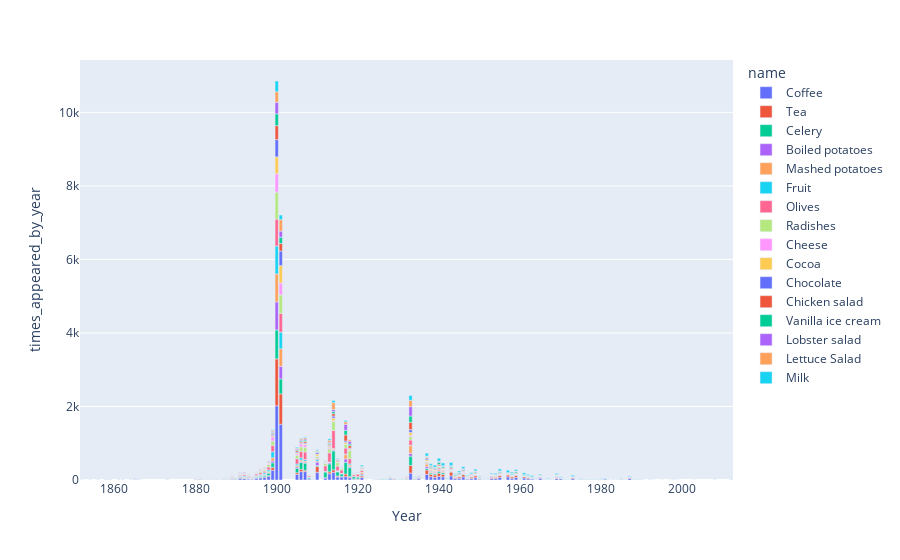

Notebook source saved alongside this figure:
### Code cell
px.bar(df_, x='Year', y='times_appeared_by_year', color='name')

### Figure 1 — Plotly figure (JSON) as saved in the notebook; plotly's stock layout.template omitted (floating-point values rounded to 4 significant figures)
{"data": [{"alignmentgroup": "True", "hovertemplate": "name=Coffee<br>Year=%{x}<br>times_appeared_by_year=%{y}<extra></extra>", "legendgroup": "Coffee", "marker": {"color": "#636efa", "pattern": {"shape": ""}}, "name": "Coffee", "offsetgroup": "Coffee", "orientation": "v", "showlegend": true, "textposition": "auto", "type": "bar", "x": [1900, 1901, 1899, 1907, 1906, 1910, 1914, 1933, 1913, 1937, 1905, 1943, 1898, 1940, 1917, 1938, 1941, 1957, 1946, 1916, 1915, 1897, 1955, 1939, 1959, 1921, 1918, 1949, 1896, 1912, 1961, 1895, 1965, 1891, 1958, 1945, 1948, 1954, 1987, 1969, 1953, 1892, 1973, 1944, 1970, 1962, 1935, 1908, 1963, 1893, 1928, 1981, 1947, 1894, 1919, 1950, 1889, 1920, 1929, 1932, 1952, 1881, 1985, 1887, 1890, 1934, 1975, 1926, 1888, 1951, 1880, 1964, 1960, 1967, 1927, 1942, 1931, 1980, 1974, 1865, 1885, 1925, 1924, 1971, 1976, 1968, 1883, 1986, 1884, 1930, 1882, 1966, 1972, 1988, 1989, 1866, 1990, 1886, 1978, 1983, 1977, 1979, 1909, 1858, 1859, 1862, 2003, 2012, 2008, 1993, 1992, 1998, 1997, 1984, 1982, 1956, 1873, 1856, 1854, 1861, 1864], "xaxis": "x", "y": [2019, 1517, 267, 229, 229, 209, 207, 188, 171, 155, 150, 111, 102, 100, 91, 89, 87, 86, 85, 84, 84, 77, 74, 73, 70, 69, 65, 62, 59, 56, 54, 51, 49, 48, 47, 46, 43, 43, 42, 41, 40, 39, 39, 39, 37, 36, 36, 32, 29, 29, 28, 26, 25, 25, 23, 23, 20, 20, 19, 17, 16, 16, 15, 15, 15, 15, 13, 13, 12, 12, 12, 11, 11, 11, 10, 10, 10, 10, 9, 8, 8, 7, 7, 6, 6, 6, 6, 6, 6, 6, 6, 5, 5, 4, 4, 4, 3, 3, 3, 3, 3, 3, 2, 2, 2, 2, 1, 1, 1, 1, 1, 1, 1, 1, 1, 1, 1, 1, 1, 1, 1], "yaxis": "y"}, {"alignmentgroup": "True", "hovertemplate": "name=Tea<br>Year=%{x}<br>times_appeared_by_year=%{y}<extra></extra>", "legendgroup": "Tea", "marker": {"color": "#EF553B", "pattern": {"shape": ""}}, "name": "Tea", "offsetgroup": "Tea", "orientation": "v", "showlegend": true, "textposition": "auto", "type": "bar", "x": [1900, 1901, 1933, 1910, 1937, 1943, 1940, 1899, 1917, 1914, 1941, 1906, 1939, 1938, 1946, 1955, 1957, 1949, 1913, 1959, 1905, 1958, 1945, 1921, 1948, 1961, 1944, 1954, 1907, 1953, 1973, 1987, 1962, 1918, 1915, 1963, 1970, 1969, 1898, 1950, 1935, 1965, 1947, 1981, 1891, 1896, 1892, 1952, 1964, 1916, 1967, 1985, 1975, 1929, 1895, 1980, 1960, 1897, 1920, 1881, 1912, 1942, 1934, 1928, 1919, 1951, 1931, 1932, 1986, 1889, 1883, 1880, 1893, 1977, 1930, 1988, 1890, 1972, 1976, 1894, 1888, 1968, 1885, 1925, 1966, 1971, 1978, 1927, 1908, 1884, 1990, 1983, 1989, 1974, 1887, 1866, 1979, 2012, 2008, 1992, 1982, 1984, 1956, 1873, 1882, 1858, 1859, 1886, 1924], "xaxis": "x", "y": [1276, 826, 209, 158, 117, 105, 85, 77, 71, 70, 67, 66, 66, 65, 62, 57, 56, 53, 52, 51, 48, 43, 42, 41, 39, 39, 37, 36, 36, 35, 34, 33, 31, 27, 24, 20, 19, 18, 17, 17, 16, 15, 15, 13, 13, 12, 11, 11, 11, 11, 11, 11, 10, 10, 10, 9, 9, 9, 9, 8, 8, 8, 7, 7, 7, 6, 6, 6, 6, 6, 5, 5, 5, 5, 5, 4, 4, 4, 4, 4, 3, 3, 3, 3, 3, 3, 3, 2, 2, 2, 2, 2, 2, 2, 2, 2, 1, 1, 1, 1, 1, 1, 1, 1, 1, 1, 1, 1, 1], "yaxis": "y"}, {"alignmentgroup": "True", "hovertemplate": "name=Celery<br>Year=%{x}<br>times_appeared_by_year=%{y}<extra></extra>", "legendgroup": "Celery", "marker": {"color": "#00cc96", "pattern": {"shape": ""}}, "name": "Celery", "offsetgroup": "Celery", "orientation": "v", "showlegend": true, "textposition": "auto", "type": "bar", "x": [1900, 1914, 1901, 1917, 1933, 1918, 1913, 1907, 1906, 1912, 1899, 1905, 1915, 1916, 1898, 1919, 1920, 1941, 1940, 1937, 1908, 1938, 1897, 1896, 1939, 1921, 1910, 1891, 1928, 1895, 1935, 1892, 1946, 1926, 1932, 1934, 1929, 1889, 1927, 1931, 1894, 1893, 1890, 1943, 1887, 1925, 1947, 1948, 1945, 1949, 1924, 1944, 1888, 1955, 1954, 1959, 1930, 1909, 1885, 1942, 1962, 1961, 1950, 1884, 1964, 1972, 1989, 2012, 1957, 1958, 1963, 1953, 1970, 1967, 1882, 1852, 1856, 1865, 1866, 1862, 1864, 1883], "xaxis": "x", "y": [787, 514, 408, 318, 251, 244, 215, 193, 180, 156, 124, 122, 117, 75, 70, 63, 54, 42, 41, 40, 37, 36, 35, 35, 31, 25, 25, 21, 21, 21, 20, 18, 18, 17, 16, 16, 16, 15, 15, 15, 14, 14, 13, 13, 11, 11, 10, 10, 8, 8, 6, 5, 4, 4, 4, 4, 4, 3, 3, 3, 2, 2, 2, 2, 2, 2, 1, 1, 1, 1, 1, 1, 1, 1, 1, 1, 1, 1, 1, 1, 1, 1], "yaxis": "y"}, {"alignmentgroup": "True", "hovertemplate": "name=Boiled potatoes<br>Year=%{x}<br>times_appeared_by_year=%{y}<extra></extra>", "legendgroup": "Boiled potatoes", "marker": {"color": "#ab63fa", "pattern": {"shape": ""}}, "name": "Boiled potatoes", "offsetgroup": "Boiled potatoes", "orientation": "v", "showlegend": true, "textposition": "auto", "type": "bar", "x": [1900, 1901, 1910, 1917, 1933, 1899, 1937, 1905, 1913, 1921, 1906, 1918, 1907, 1953, 1914, 1940, 1965, 1939, 1969, 1959, 1954, 1949, 1891, 1898, 1935, 1897, 1938, 1941, 1958, 1934, 1893, 1928, 1881, 1955, 1889, 1896, 1880, 1943, 1912, 1895, 1962, 1946, 1892, 1888, 1915, 1957, 1950, 1948, 1945, 1944, 1964, 1963, 1865, 1932, 1890, 1885, 1908, 1883, 1960, 1947, 1894, 1925, 1961, 1952, 1920, 1884, 1974, 1862, 1951, 1967, 1873, 1882, 1858, 1866, 1859, 1864, 1886, 1887, 1926, 1929, 1919], "xaxis": "x", "y": [764, 341, 96, 93, 77, 50, 50, 36, 30, 29, 28, 26, 25, 24, 24, 21, 17, 17, 17, 15, 14, 14, 13, 13, 13, 12, 12, 12, 11, 11, 10, 9, 9, 8, 8, 8, 7, 7, 7, 7, 6, 6, 6, 5, 5, 5, 5, 5, 4, 4, 4, 4, 4, 4, 3, 3, 3, 3, 3, 3, 3, 2, 2, 2, 2, 2, 2, 2, 1, 1, 1, 1, 1, 1, 1, 1, 1, 1, 1, 1, 1], "yaxis": "y"}, {"alignmentgroup": "True", "hovertemplate": "name=Mashed potatoes<br>Year=%{x}<br>times_appeared_by_year=%{y}<extra></extra>", "legendgroup": "Mashed potatoes", "marker": {"color": "#FFA15A", "pattern": {"shape": ""}}, "name": "Mashed potatoes", "offsetgroup": "Mashed potatoes", "orientation": "v", "showlegend": true, "textposition": "auto", "type": "bar", "x": [1900, 1901, 1933, 1917, 1899, 1937, 1921, 1918, 1905, 1906, 1940, 1907, 1898, 1910, 1953, 1914, 1938, 1941, 1897, 1969, 1965, 1957, 1939, 1913, 1893, 1954, 1932, 1943, 1958, 1935, 1959, 1891, 1895, 1892, 1896, 1946, 1881, 1928, 1934, 1963, 1945, 1944, 1915, 1947, 1949, 1920, 1955, 1961, 1889, 1890, 1894, 1880, 1927, 1888, 1960, 1882, 1948, 1884, 1883, 1950, 1908, 1865, 1962, 1925, 1885, 1916, 1929, 1919, 1886, 1967, 1980, 1973, 2012, 1990, 1998, 1964, 1952, 1966, 1873, 1856, 1852, 1866, 1859, 1864, 1862, 1887, 1930, 1931, 1912, 1909], "xaxis": "x", "y": [760, 476, 209, 118, 87, 72, 48, 44, 43, 39, 36, 35, 29, 27, 27, 27, 24, 24, 24, 24, 19, 18, 18, 18, 17, 17, 17, 16, 16, 15, 15, 15, 15, 14, 13, 13, 11, 10, 10, 9, 9, 8, 8, 8, 8, 8, 6, 6, 6, 6, 6, 5, 5, 5, 5, 5, 5, 4, 4, 4, 4, 4, 3, 3, 3, 2, 2, 2, 2, 2, 2, 1, 1, 1, 1, 1, 1, 1, 1, 1, 1, 1, 1, 1, 1, 1, 1, 1, 1, 1], "yaxis": "y"}, {"alignmentgroup": "True", "hovertemplate": "name=Fruit<br>Year=%{x}<br>times_appeared_by_year=%{y}<extra></extra>", "legendgroup": "Fruit", "marker": {"color": "#19d3f3", "pattern": {"shape": ""}}, "name": "Fruit", "offsetgroup": "Fruit", "orientation": "v", "showlegend": true, "textposition": "auto", "type": "bar", "x": [1900, 1901, 1899, 1906, 1910, 1898, 1897, 1907, 1905, 1918, 1896, 1892, 1895, 1893, 1894, 1915, 1937, 1914, 1938, 1917, 1891, 1887, 1940, 1933, 1916, 1943, 1888, 1889, 1890, 1969, 1912, 1885, 1913, 1952, 1908, 1955, 1978, 1939, 1921, 1947, 1948, 1944, 1946, 1987, 1974, 1880, 1881, 1941, 1972, 1971, 1942, 1935, 1959, 1953, 1949, 1954, 1882, 1858, 1854, 1883, 1886, 1931, 1929, 1928, 1919, 1909], "xaxis": "x", "y": [758, 453, 165, 61, 47, 44, 41, 38, 37, 31, 23, 22, 20, 17, 14, 14, 13, 13, 12, 11, 11, 10, 9, 9, 9, 9, 9, 9, 7, 6, 6, 5, 4, 3, 3, 3, 3, 2, 2, 2, 2, 2, 2, 2, 2, 2, 2, 1, 1, 1, 1, 1, 1, 1, 1, 1, 1, 1, 1, 1, 1, 1, 1, 1, 1, 1], "yaxis": "y"}, {"alignmentgroup": "True", "hovertemplate": "name=Olives<br>Year=%{x}<br>times_appeared_by_year=%{y}<extra></extra>", "legendgroup": "Olives", "marker": {"color": "#FF6692", "pattern": {"shape": ""}}, "name": "Olives", "offsetgroup": "Olives", "orientation": "v", "showlegend": true, "textposition": "auto", "type": "bar", "x": [1900, 1901, 1914, 1913, 1907, 1906, 1917, 1899, 1912, 1933, 1918, 1905, 1915, 1916, 1898, 1920, 1921, 1896, 1919, 1897, 1895, 1908, 1940, 1892, 1939, 1941, 1910, 1938, 1893, 1937, 1891, 1932, 1890, 1889, 1928, 1935, 1929, 1926, 1894, 1925, 1931, 1927, 1946, 1947, 1887, 1934, 1888, 1958, 1943, 1885, 1884, 1924, 1955, 1949, 1945, 1883, 1882, 1881, 1948, 1865, 1967, 1880, 1886, 1944, 1959, 1953, 1909, 1965, 1969, 1858, 1866, 1980, 1964, 1957, 1951, 1952, 1954, 1861, 1864, 1930], "xaxis": "x", "y": [733, 509, 495, 251, 207, 172, 168, 167, 153, 145, 143, 142, 127, 91, 79, 67, 51, 48, 47, 43, 39, 36, 35, 35, 32, 30, 28, 27, 26, 25, 23, 20, 19, 18, 17, 17, 17, 17, 16, 14, 14, 12, 11, 11, 10, 9, 8, 8, 8, 7, 7, 7, 6, 6, 6, 6, 6, 5, 5, 4, 3, 3, 3, 3, 2, 2, 2, 2, 2, 2, 2, 1, 1, 1, 1, 1, 1, 1, 1, 1], "yaxis": "y"}, {"alignmentgroup": "True", "hovertemplate": "name=Radishes<br>Year=%{x}<br>times_appeared_by_year=%{y}<extra></extra>", "legendgroup": "Radishes", "marker": {"color": "#B6E880", "pattern": {"shape": ""}}, "name": "Radishes", "offsetgroup": "Radishes", "orientation": "v", "showlegend": true, "textposition": "auto", "type": "bar", "x": [1900, 1901, 1914, 1918, 1907, 1906, 1899, 1913, 1917, 1915, 1905, 1933, 1912, 1898, 1910, 1916, 1896, 1897, 1940, 1937, 1921, 1920, 1919, 1895, 1941, 1938, 1908, 1893, 1892, 1969, 1894, 1939, 1891, 1928, 1949, 1962, 1959, 1955, 1946, 1932, 1889, 1890, 1965, 1958, 1887, 1934, 1945, 1935, 1953, 1888, 1927, 1943, 1926, 1925, 1931, 1954, 1944, 1909, 1884, 1883, 1981, 1957, 1961, 1960, 1950, 1948, 1880, 1882, 1881, 1854, 1885, 1924, 1929], "xaxis": "x", "y": [729, 504, 246, 232, 128, 126, 123, 109, 105, 94, 94, 87, 67, 66, 53, 45, 39, 35, 29, 27, 26, 24, 22, 22, 21, 18, 17, 16, 15, 15, 14, 12, 12, 11, 10, 10, 9, 9, 8, 7, 7, 7, 6, 6, 6, 5, 5, 5, 3, 3, 3, 3, 2, 2, 2, 2, 2, 2, 2, 2, 1, 1, 1, 1, 1, 1, 1, 1, 1, 1, 1, 1, 1], "yaxis": "y"}, {"alignmentgroup": "True", "hovertemplate": "name=Cheese<br>Year=%{x}<br>times_appeared_by_year=%{y}<extra></extra>", "legendgroup": "Cheese", "marker": {"color": "#FF97FF", "pattern": {"shape": ""}}, "name": "Cheese", "offsetgroup": "Cheese", "orientation": "v", "showlegend": true, "textposition": "auto", "type": "bar", "x": [1900, 1901, 1899, 1906, 1907, 1933, 1905, 1898, 1913, 1897, 1914, 1896, 1946, 1895, 1916, 1918, 1912, 1892, 1910, 1891, 1915, 1932, 1893, 1908, 1937, 1887, 1940, 1948, 1894, 1987, 1881, 1889, 1890, 1938, 1961, 1939, 1965, 1935, 1886, 1885, 1880, 1941, 1917, 1954, 1919, 1949, 1945, 1920, 1958, 1985, 1973, 1882, 1964, 1866, 1978, 1972, 1976, 1979, 1947, 1942, 1943, 1990, 1981, 1986, 1959, 1957, 1953, 1952, 1969, 1970, 1967, 1955, 1865, 1862, 1921, 1922, 1924, 1909], "xaxis": "x", "y": [506, 324, 114, 82, 69, 43, 40, 34, 32, 21, 20, 18, 16, 15, 14, 14, 14, 13, 12, 12, 11, 9, 9, 8, 8, 7, 7, 7, 6, 6, 5, 5, 5, 4, 4, 4, 4, 3, 3, 3, 3, 3, 2, 2, 2, 2, 2, 2, 2, 2, 2, 2, 2, 2, 2, 2, 1, 1, 1, 1, 1, 1, 1, 1, 1, 1, 1, 1, 1, 1, 1, 1, 1, 1, 1, 1, 1, 1], "yaxis": "y"}, {"alignmentgroup": "True", "hovertemplate": "name=Cocoa<br>Year=%{x}<br>times_appeared_by_year=%{y}<extra></extra>", "legendgroup": "Cocoa", "marker": {"color": "#FECB52", "pattern": {"shape": ""}}, "name": "Cocoa", "offsetgroup": "Cocoa", "orientation": "v", "showlegend": true, "textposition": "auto", "type": "bar", "x": [1901, 1900, 1933, 1914, 1910, 1917, 1937, 1913, 1899, 1907, 1905, 1938, 1918, 1921, 1943, 1906, 1939, 1915, 1940, 1946, 1941, 1898, 1945, 1955, 1953, 1919, 1895, 1969, 1949, 1948, 1942, 1954, 1935, 1920, 1932, 1892, 1912, 1930, 1897, 1947, 1916, 1931, 1928, 1896, 1962, 1957, 1959, 1961, 1929, 1952, 1887, 1968, 1944, 1934, 1987, 1963, 1951, 1893, 1894, 1881, 1880, 1865, 1891, 1927], "xaxis": "x", "y": [474, 458, 76, 68, 51, 47, 40, 38, 36, 24, 23, 23, 22, 21, 16, 15, 15, 15, 14, 14, 12, 10, 10, 9, 8, 8, 7, 6, 6, 6, 6, 6, 6, 6, 6, 6, 5, 5, 5, 4, 4, 4, 4, 4, 3, 3, 2, 2, 2, 2, 2, 2, 1, 1, 1, 1, 1, 1, 1, 1, 1, 1, 1, 1], "yaxis": "y"}, {"alignmentgroup": "True", "hovertemplate": "name=Chocolate<br>Year=%{x}<br>times_appeared_by_year=%{y}<extra></extra>", "legendgroup": "Chocolate", "marker": {"color": "#636efa", "pattern": {"shape": ""}}, "name": "Chocolate", "offsetgroup": "Chocolate", "orientation": "v", "showlegend": true, "textposition": "auto", "type": "bar", "x": [1900, 1901, 1933, 1914, 1910, 1917, 1899, 1937, 1905, 1907, 1943, 1921, 1913, 1918, 1906, 1940, 1941, 1949, 1959, 1955, 1938, 1898, 1939, 1969, 1896, 1895, 1946, 1947, 1950, 1957, 1948, 1945, 1892, 1952, 1891, 1897, 1932, 1928, 1965, 1865, 1881, 1919, 1912, 1960, 1880, 1887, 1973, 1893, 1916, 1962, 1961, 1929, 1954, 1951, 1920, 1958, 1942, 1944, 1935, 1934, 1987, 1953, 1894, 1873, 1858, 1859, 1889, 1890, 1883, 1915, 1924], "xaxis": "x", "y": [468, 396, 77, 54, 47, 37, 36, 35, 25, 24, 21, 21, 20, 18, 14, 14, 13, 12, 11, 11, 10, 9, 9, 9, 8, 7, 7, 7, 7, 6, 6, 6, 6, 5, 5, 4, 4, 4, 4, 3, 3, 3, 3, 3, 3, 3, 3, 3, 3, 2, 2, 2, 2, 2, 2, 2, 1, 1, 1, 1, 1, 1, 1, 1, 1, 1, 1, 1, 1, 1, 1], "yaxis": "y"}, {"alignmentgroup": "True", "hovertemplate": "name=Chicken salad<br>Year=%{x}<br>times_appeared_by_year=%{y}<extra></extra>", "legendgroup": "Chicken salad", "marker": {"color": "#EF553B", "pattern": {"shape": ""}}, "name": "Chicken salad", "offsetgroup": "Chicken salad", "orientation": "v", "showlegend": true, "textposition": "auto", "type": "bar", "x": [1900, 1901, 1933, 1917, 1918, 1914, 1907, 1905, 1940, 1906, 1937, 1943, 1913, 1915, 1946, 1938, 1899, 1941, 1949, 1939, 1944, 1945, 1959, 1955, 1948, 1892, 1950, 1898, 1897, 1896, 1947, 1893, 1961, 1957, 1895, 1953, 1889, 1958, 1865, 1962, 1954, 1963, 1891, 1916, 1912, 1894, 1921, 1881, 1920, 1888, 1910, 1932, 1952, 1919, 1960, 1942, 1985, 1934, 1908, 1884, 1887, 1885, 1882, 1967, 1883, 1987, 1880, 1972, 1973, 1935, 1980, 1965, 1964, 1951, 1969, 1970, 1968, 1858, 1866, 1859, 1890, 1924, 1930, 1927], "xaxis": "x", "y": [380, 204, 200, 166, 68, 66, 43, 38, 36, 31, 28, 27, 27, 25, 25, 24, 22, 20, 20, 19, 19, 18, 17, 17, 15, 15, 14, 14, 14, 12, 11, 10, 10, 10, 8, 8, 8, 7, 7, 6, 6, 6, 6, 5, 5, 5, 5, 5, 5, 4, 4, 4, 3, 3, 3, 3, 3, 2, 2, 2, 2, 2, 2, 2, 2, 2, 2, 1, 1, 1, 1, 1, 1, 1, 1, 1, 1, 1, 1, 1, 1, 1, 1, 1], "yaxis": "y"}, {"alignmentgroup": "True", "hovertemplate": "name=Vanilla ice cream<br>Year=%{x}<br>times_appeared_by_year=%{y}<extra></extra>", "legendgroup": "Vanilla ice cream", "marker": {"color": "#00cc96", "pattern": {"shape": ""}}, "name": "Vanilla ice cream", "offsetgroup": "Vanilla ice cream", "orientation": "v", "showlegend": true, "textposition": "auto", "type": "bar", "x": [1900, 1901, 1933, 1917, 1914, 1940, 1918, 1959, 1907, 1944, 1941, 1938, 1943, 1913, 1945, 1955, 1906, 1939, 1946, 1949, 1905, 1899, 1958, 1961, 1965, 1962, 1910, 1937, 1963, 1915, 1953, 1973, 1898, 1948, 1947, 1921, 1954, 1957, 1950, 1892, 1970, 1897, 1935, 1891, 1912, 1952, 1969, 1893, 1881, 1890, 1889, 1981, 1865, 1920, 1896, 1934, 1882, 1919, 1932, 1964, 1951, 1968, 1884, 1960, 1880, 1894, 1974, 1895, 1972, 1971, 1926, 1928, 1931, 1908, 1987, 1966, 1979, 1975, 1976, 1942, 2012, 1967, 1859, 1862, 1888, 1883, 1887, 1916, 1924, 1925], "xaxis": "x", "y": [323, 172, 170, 123, 55, 53, 44, 36, 34, 33, 33, 31, 31, 30, 28, 28, 26, 25, 24, 24, 24, 24, 23, 23, 21, 18, 18, 15, 15, 14, 14, 13, 13, 13, 13, 12, 12, 12, 11, 10, 9, 8, 8, 8, 7, 6, 6, 6, 6, 6, 6, 5, 5, 5, 5, 4, 4, 4, 4, 4, 3, 3, 3, 3, 3, 3, 3, 3, 3, 3, 2, 2, 2, 2, 2, 2, 1, 1, 1, 1, 1, 1, 1, 1, 1, 1, 1, 1, 1, 1], "yaxis": "y"}, {"alignmentgroup": "True", "hovertemplate": "name=Lobster salad<br>Year=%{x}<br>times_appeared_by_year=%{y}<extra></extra>", "legendgroup": "Lobster salad", "marker": {"color": "#ab63fa", "pattern": {"shape": ""}}, "name": "Lobster salad", "offsetgroup": "Lobster salad", "orientation": "v", "showlegend": true, "textposition": "auto", "type": "bar", "x": [1900, 1933, 1901, 1917, 1918, 1914, 1907, 1905, 1913, 1906, 1915, 1899, 1940, 1945, 1941, 1943, 1897, 1937, 1898, 1938, 1950, 1892, 1949, 1939, 1948, 1955, 1891, 1944, 1946, 1962, 1958, 1947, 1865, 1896, 1889, 1895, 1954, 1894, 1920, 1881, 1890, 1912, 1919, 1932, 1880, 1959, 1893, 1951, 1957, 1888, 1885, 1916, 1921, 1960, 1961, 1953, 1952, 1884, 1964, 1887, 1858, 1972, 1987, 1995, 1980, 1965, 1963, 1970, 1968, 1882, 1866, 1861, 1859, 1925, 1928, 1908, 1909], "xaxis": "x", "y": [312, 255, 167, 163, 78, 59, 32, 27, 27, 23, 21, 20, 18, 17, 15, 15, 14, 14, 14, 12, 12, 12, 11, 11, 11, 11, 11, 9, 9, 8, 7, 7, 7, 7, 6, 6, 5, 5, 5, 5, 5, 4, 4, 4, 4, 4, 4, 3, 3, 3, 3, 3, 2, 2, 2, 2, 2, 2, 2, 2, 2, 1, 1, 1, 1, 1, 1, 1, 1, 1, 1, 1, 1, 1, 1, 1, 1], "yaxis": "y"}, {"alignmentgroup": "True", "hovertemplate": "name=Lettuce Salad<br>Year=%{x}<br>times_appeared_by_year=%{y}<extra></extra>", "legendgroup": "Lettuce Salad", "marker": {"color": "#FFA15A", "pattern": {"shape": ""}}, "name": "Lettuce Salad", "offsetgroup": "Lettuce Salad", "orientation": "v", "showlegend": true, "textposition": "auto", "type": "bar", "x": [1901, 1900, 1914, 1933, 1917, 1913, 1918, 1907, 1906, 1899, 1910, 1912, 1915, 1898, 1896, 1905, 1897, 1921, 1940, 1937, 1939, 1949, 1938, 1892, 1946, 1932, 1941, 1893, 1891, 1958, 1935, 1919, 1943, 1959, 1916, 1928, 1965, 1950, 1895, 1920, 1945, 1890, 1889, 1887, 1894, 1969, 1953, 1908, 1883, 1955, 1973, 1944, 1927, 1960, 1929, 1952, 1934, 1963, 1882, 1964, 1888, 1962, 1974, 1951, 1948, 1947, 1954, 1881, 1884, 1885, 1886], "xaxis": "x", "y": [310, 289, 186, 170, 71, 57, 42, 36, 36, 33, 31, 25, 21, 20, 19, 19, 18, 16, 14, 13, 13, 12, 11, 11, 9, 9, 8, 8, 8, 7, 7, 7, 7, 7, 7, 7, 6, 6, 6, 5, 5, 4, 4, 4, 4, 3, 3, 3, 3, 3, 3, 3, 2, 2, 2, 2, 2, 2, 2, 2, 2, 2, 1, 1, 1, 1, 1, 1, 1, 1, 1], "yaxis": "y"}, {"alignmentgroup": "True", "hovertemplate": "name=Milk<br>Year=%{x}<br>times_appeared_by_year=%{y}<extra></extra>", "legendgroup": "Milk", "marker": {"color": "#19d3f3", "pattern": {"shape": ""}}, "name": "Milk", "offsetgroup": "Milk", "orientation": "v", "showlegend": true, "textposition": "auto", "type": "bar", "x": [1900, 1933, 1901, 1943, 1940, 1937, 1941, 1957, 1914, 1939, 1955, 1946, 1961, 1949, 1938, 1959, 1913, 1945, 1917, 1921, 1958, 1963, 1973, 1948, 1969, 1954, 1962, 1905, 1953, 1987, 1910, 1899, 1970, 1907, 1947, 1965, 1944, 1967, 1906, 1915, 1964, 1950, 1975, 1942, 1985, 1951, 1981, 1980, 1977, 1916, 1919, 1912, 1952, 1988, 1960, 1920, 1934, 1971, 1928, 1989, 1918, 1968, 1966, 1930, 1894, 1979, 1931, 1932, 1972, 1978, 1986, 1983, 1898, 1927, 1935, 1976, 1984, 1896, 1974, 1999, 2012, 1992, 1998, 1982, 1956, 1892, 1897, 1895, 1890, 1924, 1925, 1929], "xaxis": "x", "y": [291, 133, 126, 87, 80, 77, 76, 62, 59, 57, 54, 53, 48, 45, 44, 41, 39, 39, 37, 35, 33, 33, 33, 32, 30, 30, 26, 23, 21, 21, 21, 20, 19, 18, 18, 17, 16, 16, 16, 15, 11, 11, 10, 10, 10, 9, 8, 8, 7, 7, 7, 7, 7, 7, 6, 6, 6, 5, 5, 5, 4, 4, 4, 4, 4, 4, 3, 3, 3, 3, 3, 3, 3, 2, 2, 2, 2, 2, 1, 1, 1, 1, 1, 1, 1, 1, 1, 1, 1, 1, 1, 1], "yaxis": "y"}], "layout": {"barmode": "relative", "legend": {"title": {"text": "name"}, "tracegroupgap": 0}, "margin": {"t": 60}, "xaxis": {"anchor": "y", "domain": [0, 1], "title": {"text": "Year"}}, "yaxis": {"anchor": "x", "domain": [0, 1], "title": {"text": "times_appeared_by_year"}}}}
